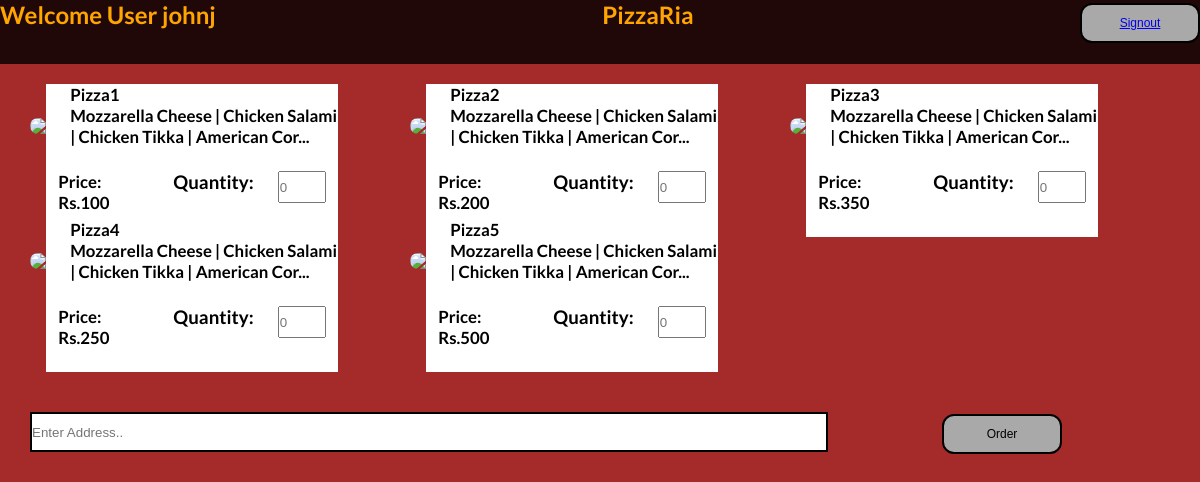
Page /customer/welcome/ (signed in) on the committed database.
### pizzariaapp/models.py (models this page shows)
class PizzaModel(models.Model):
	name = models.CharField(max_length = 10)
	price = models.CharField(max_length = 10)
	pizza_image = models.ImageField(upload_to='pizzaImage/', null= True, blank = True)

### pizzariaapp/views.py (the view)
# urls.py: path('customer/welcome/',customerWelcomePage,name='userwelcomepage'),
def customerWelcomePage(request):
	if not request.user.is_authenticated:
		return redirect('userloginview')
	username = request.user.username
	pizzas = PizzaModel.objects.all()
	context = {'username':username,'pizzas':pizzas}
	return render(request,'pizzariaapp/welcomeuser.html',context)

### templates/pizzariaapp/welcomeuser.html (shortened to what this page needs)
{% extends 'base.html' %}
{% block navbar %}
<nav class="cust-nav-bar nav-bar">
    <h2>Welcome User {{ username }}</h2>
	<h2>PizzaRia</h2>
	<div class="button-container-home">
        <button  class="button button1">
            <a href="/customer/logout/">Signout</a>
        </button>
	</div>
</nav>
{% endblock %}
{% block content %}
<div class="show-pizza-cust">
    <h3 style="text-align:center"><a Style="text-decoration:none" href="/customer/showorder/">Check Order</a><h3>
    <form method="POST" action="/placeorder/">
        <div class="show-pizzas">
            {% for i in pizzas %}
            <div class="container">
                <div class="card">
                    <p>{{ i.name }}</p>
                    <p>Mozzarella Cheese | Chicken Salami | Chicken Tikka |     American Cor...</p>
                    <div style="display:flex; justify-content:space-between">
                        <p style="margin:3vh 1vw">Price: Rs.{{ i.price }}</p>
                        <label style="margin:3vh 1vw"><h4>Quantity:</h4></label>
                        <input style="width: 4vw;height:4vh;margin:3vh 1vw" type="number" min="0" name= "{{i.id}}" placeholder="0">
                    </div>
                </div>
            </div>
            {% endfor %}
        </div>
        <div class="cust-address">
            <input type="text" name="address" placeholder="Enter Address..">
            <div class="button-container-home" style="margin-left:10%;">
                <button  type="submit" class="button button1">
                    Order
                </button>
            </div>
        </div>
    </form>
</div>
{% endblock %}

### static/css/desktop/main_style.css (style rules this page uses)
* { padding: 0; margin: 0; box-sizing: border-box; }
body { font-family: "Lato", sans-serif; width: 100%; height: 100%; background-color: brown; }
.nav-bar { width: 100%; height: 8vh; position: fixed; background-color: rgba(0,0,0,0.8); display: flex; color: orange; flex-direction: row; z-index: 9999; }
.cust-nav-bar { justify-content: space-between; }
.button-container-home { position: relative; display: flex; flex-direction: row; top: 5%; width: auto; }
.button { color: #000; background-color: darkgrey; text-align: center; text-decoration: none; display: block; height: 5vh; width: 10vw; border-radius: 1vw; font-size: 1vw; border: 2px solid #000; transition-duration: 0.4s; cursor: pointer; }
.show-pizza-cust { position: relative; width: 95vw; height: fit-content; top:10vh; margin: auto; }
.cust-address { position: relative; width: 100%; height: 5vh; margin: 5vh 0; display: flex; flex-direction: row; }
.cust-address input[type=text] { border: solid 2px #000; width:70%; }
.show-pizzas { position: relative; width: 100%; height: auto; display: grid; grid-template-columns: auto auto auto; }
.container { position: relative; width: 27vw; margin-top: 2vh; display:flex; flex-direction:column; }
.card { position:relative; width:90%; height:auto; display: flex; flex-direction:column; justify-content:space-around; background-color:white; margin:0 5%; margin-top:-50px; }
.card p { margin-left:2vw; font-size: 1.4vw; height: 30%; }

### rows in the picture
PizzaModel: name "Pizza1", price "100"
PizzaModel: name "Pizza2", price "200"
PizzaModel: name "Pizza3", price "350"
PizzaModel: name "Pizza4", price "250"
PizzaModel: name "Pizza5", price "500"

### other values in the picture
{{ username }} "johnj"
